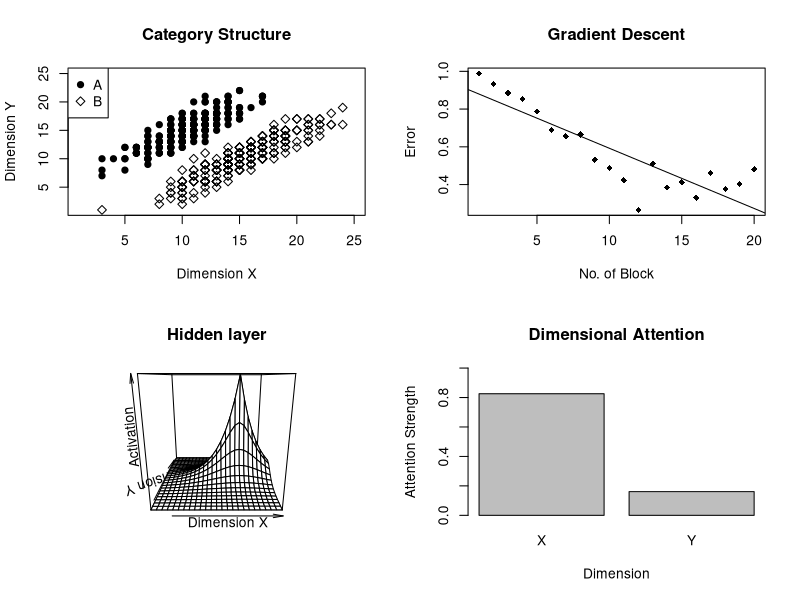

The R source for this figure:

library(MASS)

# generate stimuli
N = 250;
Stimulus_generation <- function(mu_x, mu_y, sigma_x, sigma_y, cov_xy, num){
  # generate stimulus through GRT technique
  mu = c(mu_x, mu_y)
  sigma = matrix(0, nrow = 2,ncol = 2)
  
  sigma[1,1] = sigma_x
  sigma[1,2] = cov_xy
  sigma[2,1] = cov_xy
  sigma[2,2] = sigma_y 
  
  stimuli <- MASS::mvrnorm(n=num, mu = mu, Sigma = sigma)
  return(stimuli)
}

stimuli_a = Stimulus_generation(40, 60, 167.59, 167.59, 151.26, N)
stimuli_b = Stimulus_generation(60, 40, 167.59, 167.59, 151.26, N)

# scalling input stimuli
InputScaling <- function(input){
  stimuli = round(input/4)
  stimuli[stimuli > 25] = 25
  stimuli[stimuli < 1] = 1
  return(stimuli)
}

stimuli_a <- InputScaling(stimuli_a)
stimuli_b <- InputScaling(stimuli_b)

# combine stimuli matrix and label vector, and randomise stimuli presentation order
alabel <- matrix(1,nrow = N)
blabel <- matrix(2,nrow = N)

input = matrix(0,nrow = 500, ncol = 3)

input[1:250,1:2] = stimuli_a
input[1:250,3] = alabel
input[251:500,1:2] = stimuli_b
input[251:500,3] = blabel

input <- input[sample(1:nrow(input)),]

# initialise random weights
random_weights <- function(nrow,ncol,mu,sigma){
  random_vector = mu + sigma*runif(nrow*ncol,0,1)
  temp_weights <- matrix(random_vector, nrow = nrow, ncol = ncol)
  return(temp_weights)
}

weights_a = random_weights(25,25,0.0025,0.001);
weights_b = random_weights(25,25,0.0025,0.001);

# parameter settings
sc = 0.6
phi = 6

lr_att = .04
lr_w = 0.0006

param = c(sc, lr_att, lr_w, phi)

# run the model
ALCOVE <- function(weights_a,weights_b, input, param){
  
  # position in hidden layer
  m = matrix(0, nrow = 25, ncol = 25)
  x = col(m)
  y = row(m)
  
  att = c(0.5, 0.5)
  ps = matrix(0,nrow = nrow(input), ncol = 2)
  result = matrix(0,nrow = nrow(input), ncol = 2)
  
  for (i in 1:nrow(input)){
    dx = (input[i,1] - x)**2
    dy = (input[i,2] - y)**2
    
    H = exp(-param[1]*sqrt(att[1]*dx + att[2]*dy))
    
    ca = sum(weights_a*H)
    cb = sum(weights_b*H)
    
    ca[ca < -1] = -1; ca[ca > 1] = 1
    cb[cb < -1] = -1; cb[cb > 1] = 1
    
    output = c(ca,cb)
    
    ps = exp(param[4]*output)/sum(exp(param[4]*output))
    
    if (input[i,3] == 1){
      targets = c(1,-1)
    }else{
      targets = c(-1,1)
    }
    
    # Error
    Err = sum((targets - c(ca,cb))**2)/2
    result[i,] = c(ps[input[i,3]], Err)
    
    signal = c(0,0)
    # updates
    signal[1] = targets[1] - ca
    signal[2] = targets[2] - cb
    
    weights_a = weights_a + param[3]*signal[1]*H
    weights_b = weights_b + param[3]*signal[2]*H
    
    deriv_atta = signal[1]*weights_a
    deriv_attb = signal[2]*weights_b
    deriv_att = deriv_atta + deriv_attb
    
    deriv_x = sum(param[1]*deriv_att*H*sqrt(dx))
    deriv_y = sum(param[1]*deriv_att*H*sqrt(dy))
    
    att = att - param[2]*c(deriv_x, deriv_y)
    att[att < 0] = 0
  }
  return(list(H,result, att))
}

result <- ALCOVE(weights_a,weights_b, input, param)

# result analysis
result1 = result[[1]]
result2 = result[[2]]

p = colMeans(matrix(result2[,1,drop = FALSE],
                    nrow = 50, ncol = 10))
Err = colMeans(matrix(result2[,2,drop = FALSE],
                      nrow = 25, ncol = 20))
att = result[[3]]
# layout 2x2 graphics
par(mfrow = c(2,2))
# scatter (input)
plot(stimuli_a[,1, drop=FALSE],
     stimuli_a[,2, drop=FALSE],
     pch = 19,
     xlim = c(1,25),ylim = c(1,25),
     main = 'Category Structure',
     xlab = 'Dimension X',
     ylab = 'Dimension Y')
points(stimuli_b[,1, drop=FALSE],
       stimuli_b[,2, drop=FALSE],pch = 5)
legend('topleft',pch = c(19,5),c('A','B'))

# plot results
plot(c(1:20), Err, 
     xlab = 'No. of Block', ylab = 'Error',
     main = 'Gradient Descent', pch = 18)
abline(lm(Err ~ c(1:20)))

persp(c(1:25),c(1:25),result1,
      xlab = 'Dimension X', ylab = 'Dimension Y',
      zlab = 'Activation',main = 'Hidden layer')

barplot(att, xlab = 'Dimension', ylab = 'Attention Strength',
        main = 'Dimensional Attention', names.arg = c('X','Y'),
        ylim = c(0,1))
